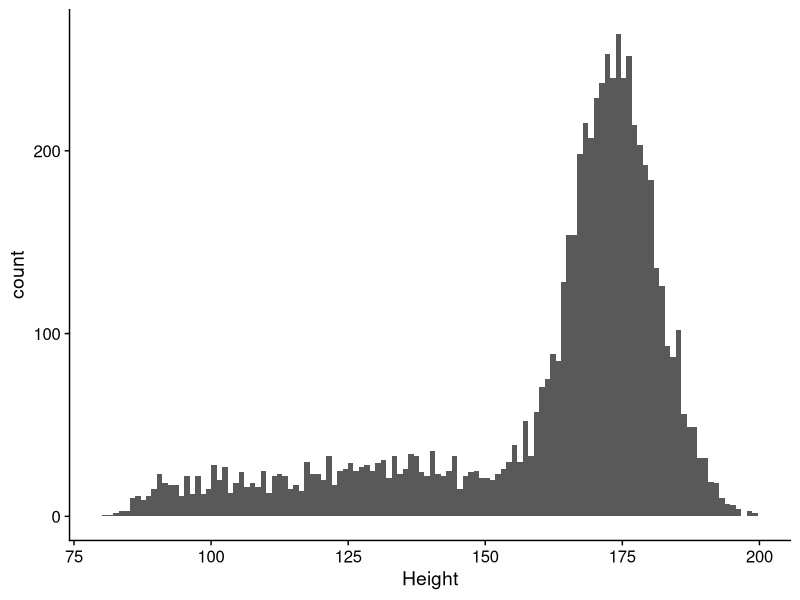
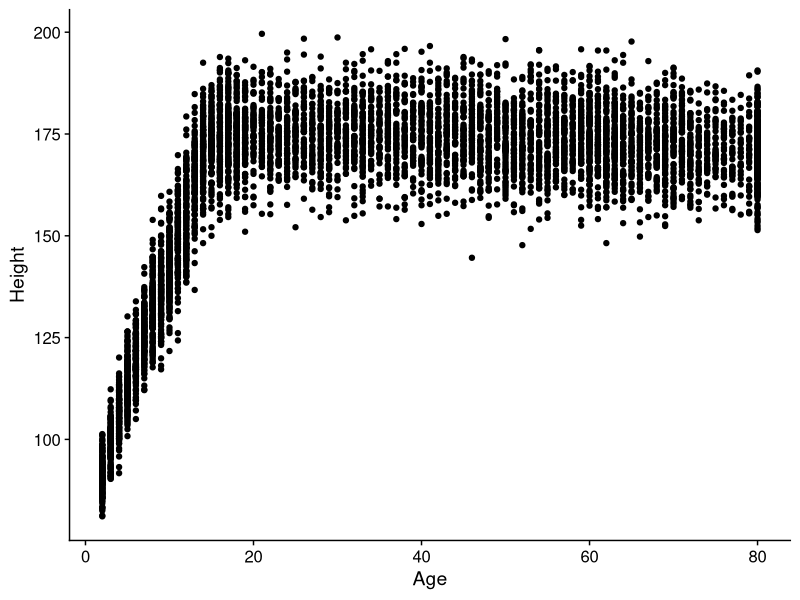
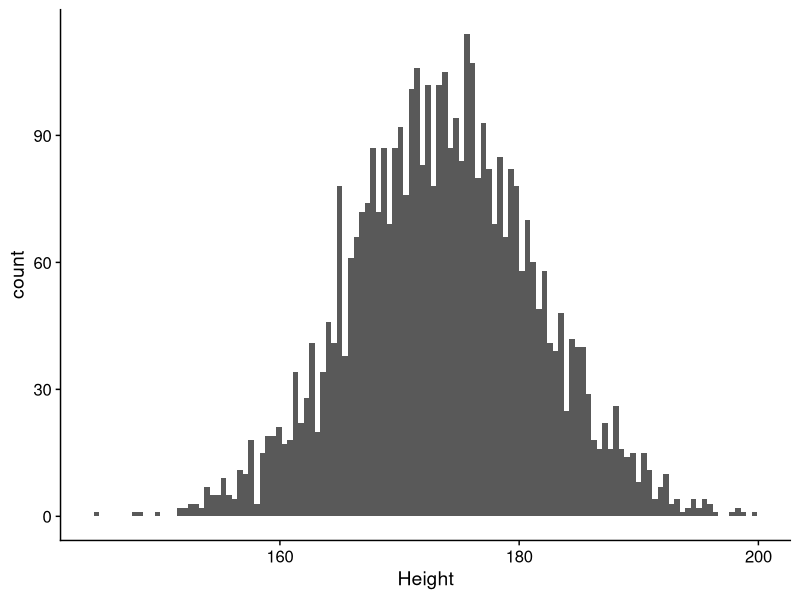
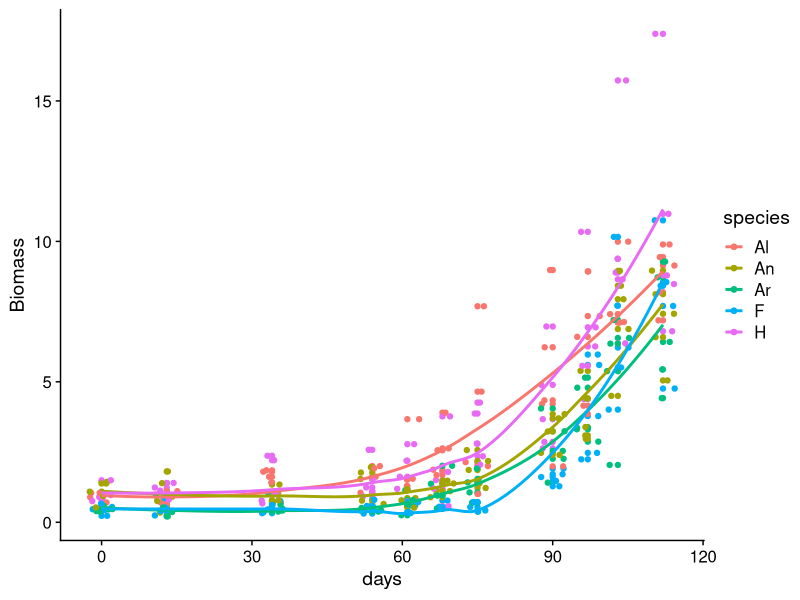
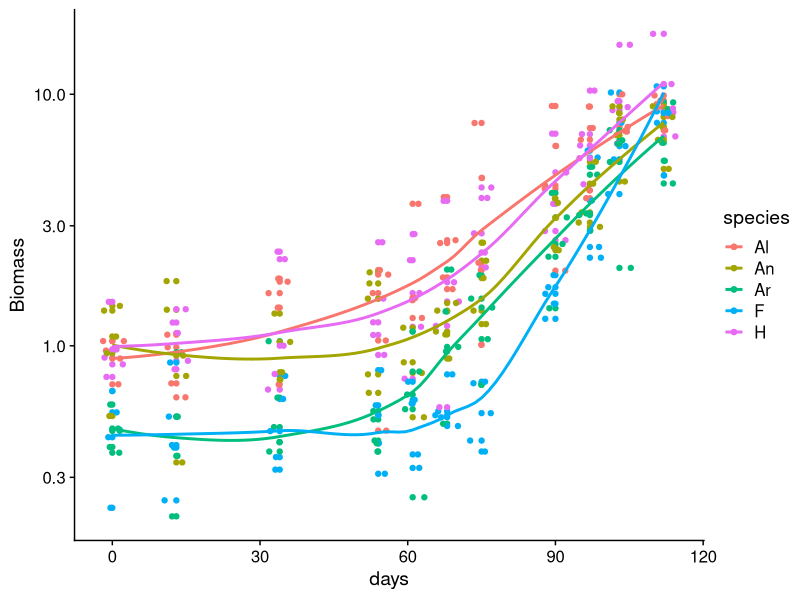

Reproduce these figures in R, in order.
## ---- chunk 1
#| label: setup
#| message: false
#| warning: false

library(tidyverse)
library(cowplot)
theme_set(theme_cowplot())
## ---- chunk 2
getwd()

#Documents
  #githubprojects
    #qm_class
      #R Problem Sets
        #PS_2

## ---- chunk 3
nhanes <- read_csv("../../Data/PS2_data/NHANES.csv")

nhanes_male <- nhanes |>
    filter(Sex == "Male")
    nrow(nhanes_male)


## ---- chunk 4
#ggplot(nhanes_male, aes(x=Height))+
  #geom_histogram()

nhanes_male |> ggplot(aes(x = Height))+
  geom_histogram(bins = 120)

## ---- chunk 5
nhanes_male |> ggplot(aes(x = Age, y = Height))+
  geom_point()

## ---- chunk 6
nhanes_nokids <- nhanes_male |> filter(Age>=20)

nhanes_nokids |> ggplot(aes(x =Height))+
  geom_histogram(bins = 120)

## ---- chunk 7

gr <- read_csv("../../Data/PS2_data/growthrate_data.csv")

gr

## ---- chunk 8
str(gr)
glimpse(gr)

## ---- chunk 9
gr_long <- gr |> pivot_longer( starts_with("day"),
                               names_to = "Day",
                               values_to = "Biomass")

## ---- chunk 10
?separate()

gr_long <- gr_long |> separate(
  col = Day,
  into = c(NA,"days"),
  sep = "_",
  convert = TRUE
)

## ---- chunk 11
gr_long |> group_by(species) |> tally()

gr_long |> group_by(species) |> 
  count()

## ---- chunk 12
is.na(gr_long$Biomass) |> 
  sum()

## ---- chunk 13
gr_long2 <- gr_long |> drop_na()

gr_long2 |> group_by(species) |>
  tally()

## ---- chunk 14
gr_long2 |> ggplot(
  aes(x= days, y=Biomass, color = species)) + 
  geom_point() +
  geom_jitter() +
  geom_smooth(se=F)

## ---- chunk 15
gr_long2 |> ggplot(
  aes(x= days, y=Biomass, color = species)) + 
  geom_point() +
  geom_jitter() +
  geom_smooth(se=F) +
  scale_y_log10()

